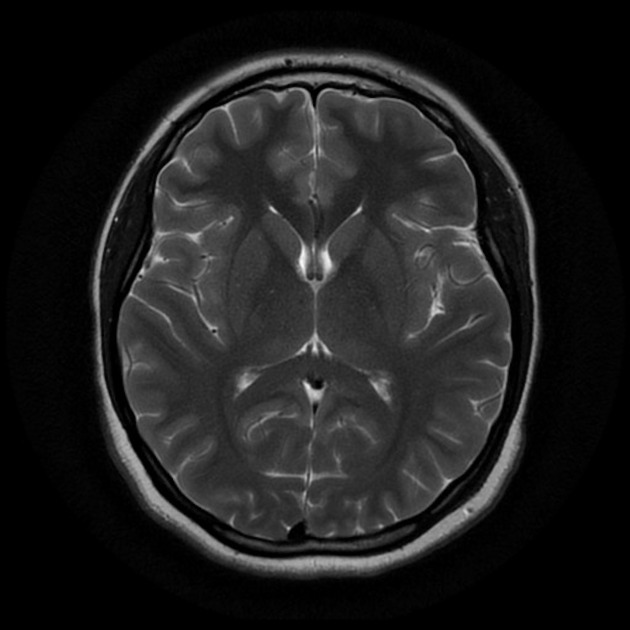
#> input picture RealBrainTumorData/brain_tumor_dataset/no/1 no.jpeg, 630 x 630 px, given in place of Y1.jpg, which was not available
$ python cvtest.py
#> lines starting #> are read from the running program, lines starting #| are printed output that depends on the picture; after the words box and inside, x2 and y2 are one past the last pixel; in counts of white or black regions, pixels touching at a corner belong together; pictures that were not available may be replaced by others from this repository, and a replacement may not be noted
import os
import cv2
import zipfile
from fastai.vision.all import *
import numpy as np
import glob
import matplotlib.pyplot as plt
from mpl_toolkits.axes_grid1 import ImageGrid

import warnings
warnings.filterwarnings("ignore")

# parent_dir = Path("C:\Abhijay\PennApps\RealBrainTumorData")
# parent_dir.ls()

import os
import shutil
from pathlib import Path
import random

# Define the source and destination paths
source_path = Path(r'C:\adity\Documents\PennApps\RealBrainTumorData')
destination_path = Path('./processed')

# Delete the directories first if exist and then create them
shutil.rmtree(destination_path, ignore_errors=True)

# Create the processed directory and subdirectories
(destination_path / 'train' / 'yes').mkdir(parents=True, exist_ok=True)
(destination_path / 'train' / 'no').mkdir(parents=True, exist_ok=True)
(destination_path / 'valid' / 'yes').mkdir(parents=True, exist_ok=True)
(destination_path / 'valid' / 'no').mkdir(parents=True, exist_ok=True)
(destination_path / 'test' / 'yes').mkdir(parents=True, exist_ok=True)
(destination_path / 'test' / 'no').mkdir(parents=True, exist_ok=True)

# the following files are potentially mislabeled
# they need to be further investigated
potentially_mislabeled = [
    'no/28 no.jpg', 'yes/Y249.JPG', 'yes/Y252.jpg', 'yes/Y257.jpg', 'no/N15.jpg',
    'no/N16.jpg', 'yes/Y250.jpg', 'no/N11.jpg', 'yes/Y187.jpg', 'no/N1.JPG', 'no/N19.JPG'
]
potentially_mislabeled = [source_path / p for p in potentially_mislabeled]

# Function to split and move files
def split_and_move_files(category):
#> called with category = 'yes'
    files = list((source_path / category).glob('*'))
    # exclude potentially mislabeled files
    files = [f for f in files if f not in potentially_mislabeled]
    random.shuffle(files)

    train_split = int(0.8 * len(files))
    valid_split = int(0.1 * len(files))

    train_files = files[:train_split]
    valid_files = files[train_split:train_split + valid_split]
    test_files = files[train_split + valid_split:]

    for f in train_files:
        shutil.copy(str(f), str(destination_path / 'train' / category / f.name))
    for f in valid_files:
        shutil.copy(str(f), str(destination_path / 'valid' / category / f.name))
    for f in test_files:
        shutil.copy(str(f), str(destination_path / 'test' / category / f.name))

# Split and copy files for 'yes' and 'no' categories
split_and_move_files('yes')
split_and_move_files('no')

print("Files split and moved successfully.")

tumour_images=[]
for name in glob.glob('C:/adity/Documents/PennApps/RealBrainTumorData/yes/*.jpg'):
    image = cv2.imread(name)
    image = cv2.resize(image,(240,240))
    tumour_images.append(image)
fig = plt.figure(figsize=(10., 10.))
grid = ImageGrid(fig, 111, nrows_ncols=(4, 4),  axes_pad=0.1,   )
for ax, im in zip(grid, tumour_images[0:16]):
    ax.imshow(im)
plt.show()

img_path = "C:/adity/Documents/PennApps/RealBrainTumorData/yes/Y1.jpg"
image = cv2.imread(img_path)
#> image is the input picture: shape (630, 630, 3); min 0, max 248, mean 29.7
print("width: {} pixels".format(image.shape[1]))
#| width: 630 pixels
print("height: {} pixels".format(image.shape[0]))
#| height: 630 pixels
print("channels: {}".format(image.shape[2]))
#| channels: 3
dim=(500,590)
image=cv2.resize(image, dim)
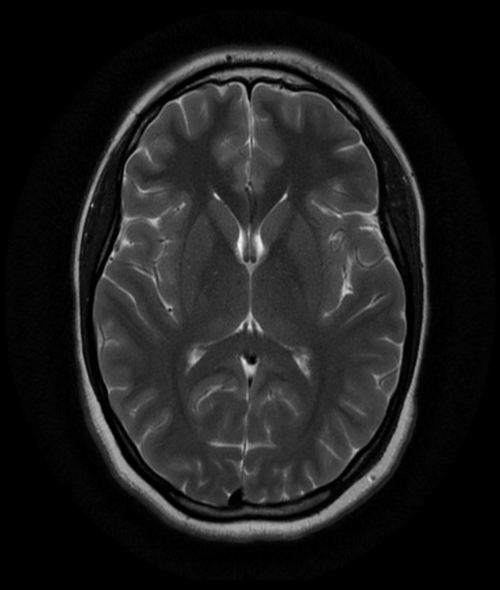
#> image: shape (590, 500, 3); min 0, max 246, mean 29.6

plt.imshow(image)
plt.show()

print("Image DIsplayed ABove")

gray = cv2.cvtColor(image, cv2.COLOR_BGR2GRAY, 0.7)
plt.imshow(image)
plt.show()


(T, thresh) = cv2.threshold(gray, 155, 255, cv2.THRESH_BINARY)
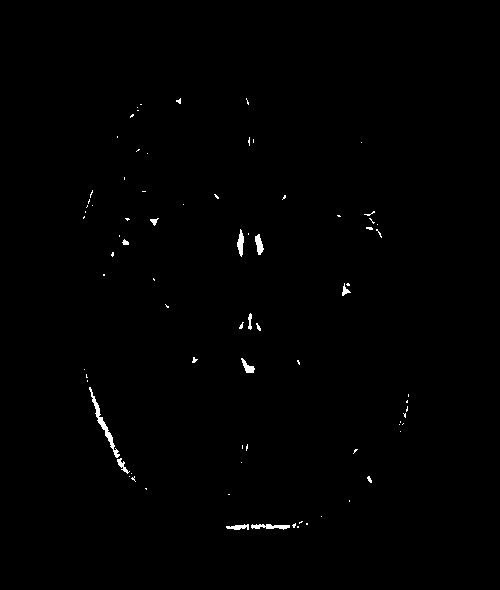
#> thresh: shape (590, 500); 0.52% white; 79 white regions (65 under 20 px), largest, box (x1, y1, x2, y2) and area: (89, 387, 120, 458) 303, (251, 524, 290, 530) 144, (237, 229, 244, 257) 119
plt.imshow(thresh)
plt.show()

(T, threshInv) = cv2.threshold(gray, 155, 255, cv2.THRESH_BINARY_INV)
plt.imshow(threshInv)
plt.show()

kernel = cv2.getStructuringElement(cv2.MORPH_RECT, (10, 5))
closed = cv2.morphologyEx(thresh, cv2.MORPH_CLOSE, kernel)
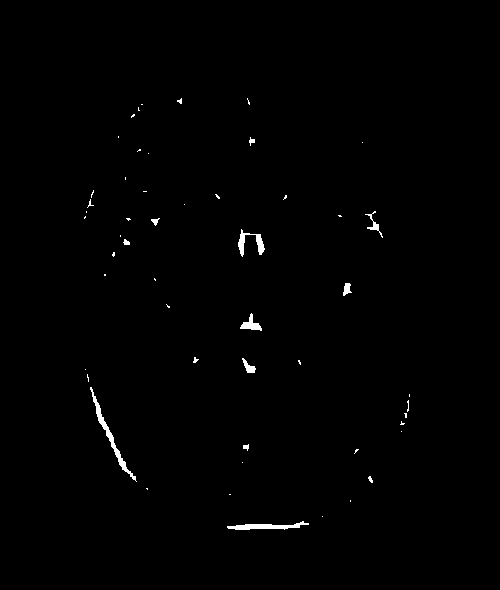
#> closed: shape (590, 500); 0.64% white; 52 white regions (39 under 20 px), largest, box (x1, y1, x2, y2) and area: (90, 387, 137, 482) 440, (227, 521, 309, 530) 347, (238, 229, 265, 257) 256
plt.imshow(closed)
plt.show()

closed = cv2.erode(closed, None, iterations = 19)
#> closed: shape (590, 500); every value is 0
closed = cv2.dilate(closed, None, iterations = 17)

plt.imshow(closed)
plt.show()

ret,mask = cv2.threshold(closed, 155, 255, cv2.THRESH_BINARY)
#apply AND operation on image and mask generated by thrresholding
final = cv2.bitwise_and(image,image,mask = mask)
#> final: shape (590, 500, 3); every value is 0
plt.imshow(final)
plt.show()

def auto_canny(image, sigma=0.33):
    # compute the median of the single channel pixel intensities
#> called with sigma = 0.33
    v = np.median(image)
#> v = 0
    # apply automatic Canny edge detection using the computed median
    lower = int(max(0, (1.0 - sigma) * v))
#> lower = 0
    upper = int(min(255, (1.0 + sigma) * v))
#> upper = 0
    edged = cv2.Canny(image, lower, upper)

    # return the edged image
    return edged

canny = auto_canny(closed)
plt.imshow(canny)
plt.show()

(cnts, _) = cv2.findContours(canny.copy(), cv2.RETR_EXTERNAL, cv2.CHAIN_APPROX_SIMPLE)
#> cnts = []
cv2.drawContours(image, cnts, -1, (0, 0, 255), 2)
plt.imshow(image)
plt.show()

$ run again, on RealBrainTumorData/no/10 no.jpg
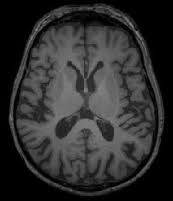
#> input picture RealBrainTumorData/no/10 no.jpg, 173 x 201 px, given as the content of the folder C:/adity/Documents/PennApps/RealBrainTumorData/yes, which was not available
#> image is the input picture: shape (201, 173, 3); min 0, max 139, mean 46.7
#> `image = cv2.resize(image,(240,240))`:
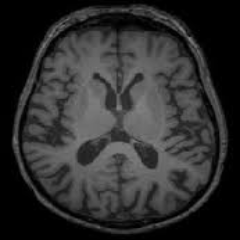
#> image: shape (240, 240, 3); min 0, max 132, mean 46.6
#> the loop `for ax, im in zip(grid, tumour_images[0:16]):` made 1 pass
#| width: 173 pixels
#| height: 201 pixels
#| channels: 3
#> thresh: shape (590, 500); every value is 0
#> threshInv: shape (590, 500); every value is 255
#> final: shape (590, 500, 3); every value is 0
#> v = 0
#> cnts = []
